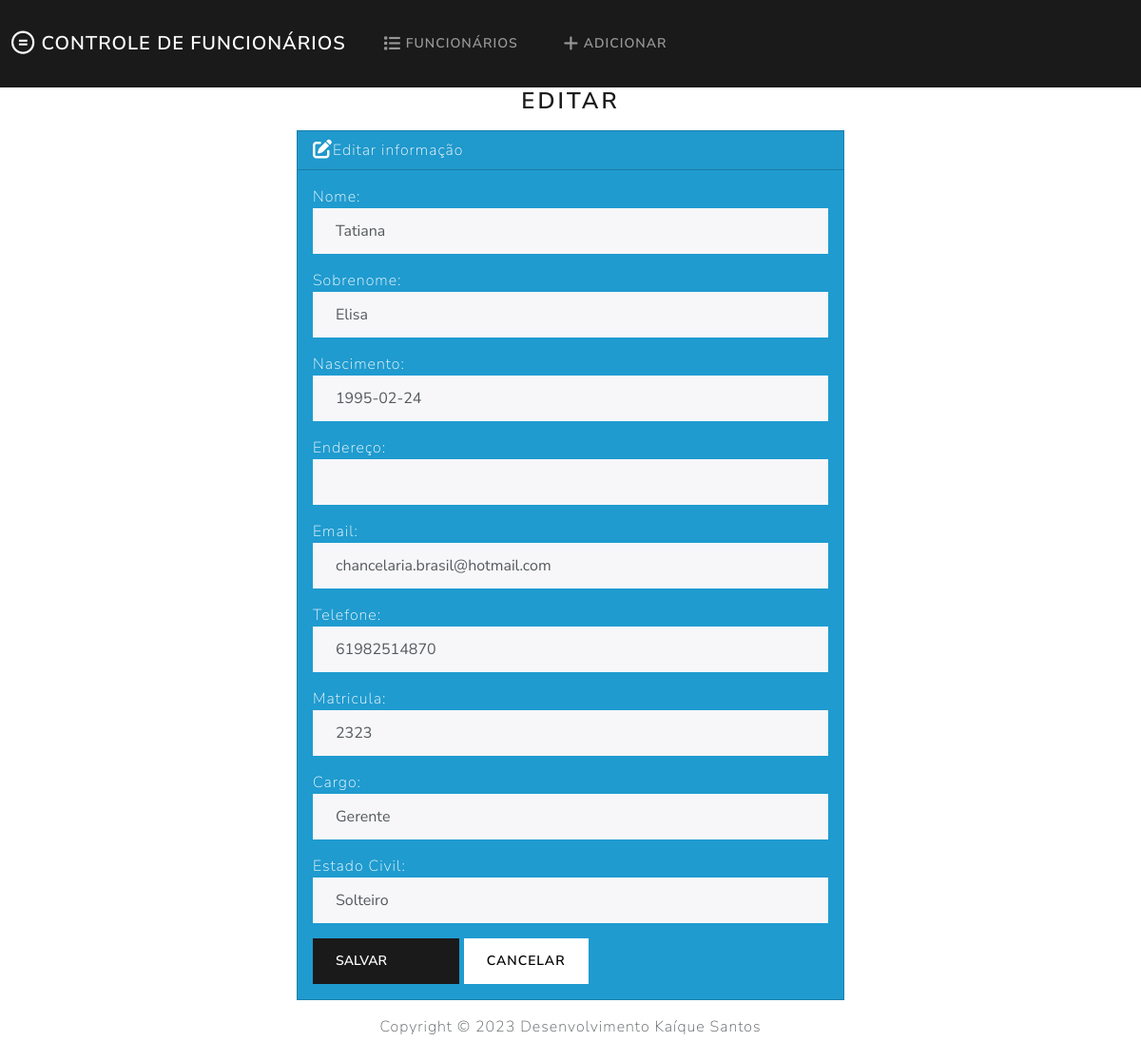
The page /edit/11/ on the database its author committed.
### quadro/models.py (models this page shows, shortened)
class funcionarios(models.Model):
    nome=models.CharField(max_length=50, verbose_name='Nome',null=True)
    sobrenome=models.CharField(max_length=50, verbose_name='Sobrenome',null=True)
    nascimento=models.DateField(verbose_name='Nascimento',null=True)
    endereco=models.CharField(max_length=100,verbose_name='Endereço',null=True)
    email=models.EmailField(max_length=300,verbose_name='Email',null=True)
    phone_regex = RegexValidator(
    regex=r'^\+?1?\d{9,15}$',
    message="O número precisa estar neste formato: \
                    '+99 99 9999-0000'.")
    telefone = models.CharField(verbose_name="Telefone",
                                validators=[phone_regex],
                                max_length=14, null=True, blank=True)
    matricula=models.IntegerField(verbose_name='Matricula',null=True)
    cargo=models.CharField(max_length=60,verbose_name='Cargo',null=True)
    sol='Solteiro'
    cas='casado'
    di='divorciado'
    va=''
    ESTADO_CIVIL=[(va,''),(sol,'Solteiro'),(cas,'Casado'),(di,'Divorciado')]
    estado_civil=models.CharField(max_length=10,choices=ESTADO_CIVIL,default="",verbose_name='Estado Civil')
    class Meta:
        verbose_name_plural='Funcionários'

### quadro/views.py (the view)
# urls.py: path('edit/<int:id>/', views.edit, name='edit'),
def edit(request, id):
  if request.method == 'POST':
    quadros = funcionarios.objects.get(pk=id)
    form = funcionariosForm(request.POST, instance=quadros)
    if form.is_valid():
      form.save()
      return render(request, 'quadro/edit.html', {
        'form': form,
        'success': True
      })
  else:
    quadros = funcionarios.objects.get(pk=id)
    form = funcionariosForm(instance=quadros)
  return render(request, 'quadro/edit.html', {
    'form': form
  })

### quadro/forms.py
class funcionariosForm(forms.ModelForm):
  class Meta:
    model = funcionarios
    fields = ['nome','sobrenome','nascimento','endereco','email','telefone','matricula','cargo','estado_civil']
    labels = {
      'nome': 'Nome',
      'sobrenome': 'Sobrenome',
      'nascimento':'Nascimento',
      'endereco':'Endereço',
      'email': 'Email',
      'telefone':'Telefone',
      'matricula':'Matricula',
      'cargo':'Cargo',
      'estado_civil':'Estado Civil',
    }
    widgets = {
      'nome': forms.TextInput(attrs={'class': 'form-control'}),
      'sobrenome': forms.TextInput(attrs={'class': 'form-control'}),
      'nascimento': forms.DateInput(attrs={'class': 'form-control'}),
      'endereco': forms.TextInput(attrs={'class': 'form-control'}),
      'email': forms.EmailInput(attrs={'class': 'form-control'}),
      'telefone': forms.NumberInput(attrs={'class': 'form-control'}),
      'matricula': forms.NumberInput(attrs={'class': 'form-control'}),
      'cargo': forms.TextInput(attrs={'class': 'form-control'}),
      'estado_civil': forms.TextInput(attrs={'class': 'form-control'}),
    }

### quadro/templates/quadro/edit.html (shortened to what this page needs)
{% extends "quadro/base.html" %}
{% block body %}
  <h3 class="text-center mb-3">Editar</h3>
  {% if sucess %}
    <div class="alert alert-sucess" role="alert">
      Alteração realizada com sucesso.
      <a href="{% url 'index' %}" class="alert-link">Voltar para pagina principal</a>
    </div>
  {% else %}
    <div class="row justify-content-center">
      <div class="col-6">
        <div class="card text-white bg-info mb-3">
          <div class="card-header">
              <i class="fa-solid fa-pen-to-square fa-lg"></i>Editar informação
          </div>
            <div class="card-body">
              <form action="" method="POST">
                {{ form.as_p}}
                <button type="submit" class="btn btn-primary">Salvar
                  <a href="{% url 'index' %}" class="btn btn-primary"></a>
                </button>
                <a href="{% url 'index' %}" class="btn btn-secondary">Cancelar</a>
               </form>
             </div>
          </div>
        </div>
      </div>
  {% endif%}
{% endblock %}

### rows shown on the page
funcionarios: nome "Tatiana", sobrenome "Elisa", nascimento "1995-02-24", email "chancelaria.brasil@hotmail.com", telefone "61982514870", matricula "2323", cargo "Gerente", estado_civil "Solteiro"
